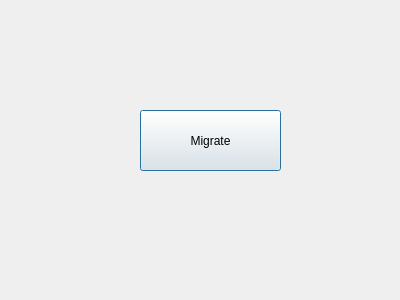
<?xml version="1.0" encoding="UTF-8"?>
<ui version="4.0">
 <class>migration</class>
 <widget class="QDialog" name="migration">
  <property name="geometry">
   <rect>
    <x>0</x>
    <y>0</y>
    <width>400</width>
    <height>300</height>
   </rect>
  </property>
  <property name="windowTitle">
   <string>Dialog</string>
  </property>
  <widget class="QPushButton" name="pushButton">
   <property name="geometry">
    <rect>
     <x>140</x>
     <y>110</y>
     <width>141</width>
     <height>61</height>
    </rect>
   </property>
   <property name="text">
    <string>Migrate</string>
   </property>
  </widget>
 </widget>
 <resources/>
 <connections/>
</ui>
